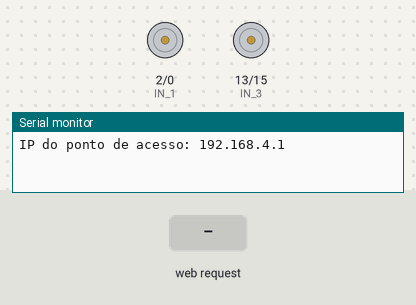
This sketch was run on a simulated ESP8266 (NodeMCU). Parts: motor-driver pin pairs drawn as motors (green arrow = first pin HIGH = forward, orange = second pin HIGH = backward, longer = more drive), the last lines printed to the serial monitor. Inputs (shaded band) come from the test bench.

Above: at 1.2 s.
1.3 s: HTTP request GET /?dir=F received
At 2.4 s:
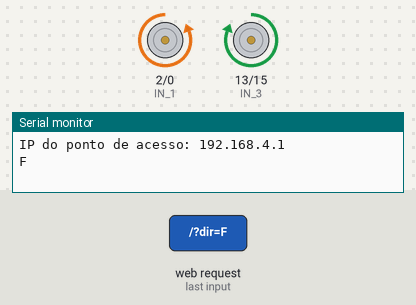
2.8 s: HTTP request GET /?dir=B received
At 3.6 s:
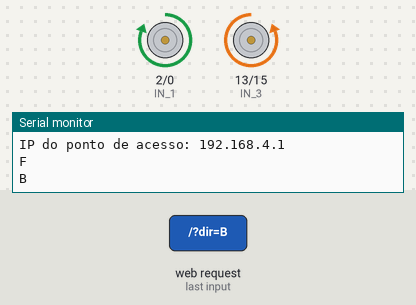
4.3 s: HTTP request GET /?dir=L received
At 4.8 s:
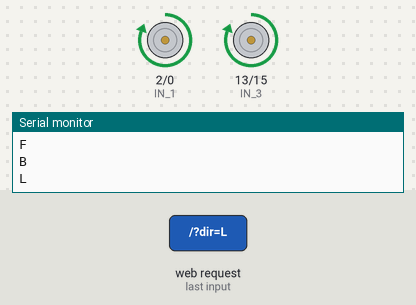
5.8 s: HTTP request GET /?dir=R received
At 7.1 s:
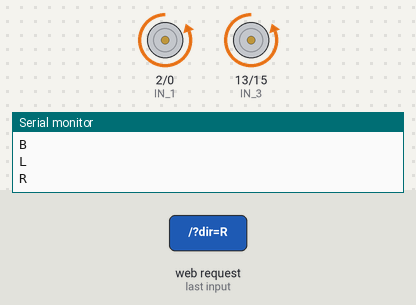
Timing chart, 0 to 8.3 s (numbered marks = the images above; inputs shaded):
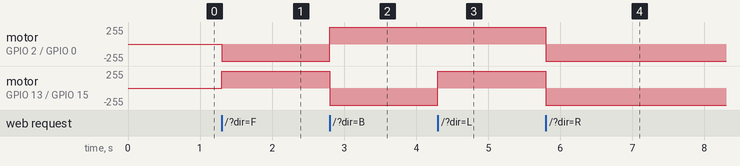

Measured:
- after the input at 1.3 s, motor on GPIO 2 (IN_1) / GPIO 0 (IN_2): stopped → backward 255/255 at once; motor on GPIO 13 (IN_3) / GPIO 15 (IN_4): stopped → forward 255/255 at once
- after the input at 2.8 s, motor on GPIO 2 (IN_1) / GPIO 0 (IN_2): backward 255/255 → forward 255/255 at once; motor on GPIO 13 (IN_3) / GPIO 15 (IN_4): forward 255/255 → backward 255/255 at once
- after the input at 4.3 s, motor on GPIO 13 (IN_3) / GPIO 15 (IN_4): backward 255/255 → forward 255/255 at once
- after the input at 5.8 s, motor on GPIO 2 (IN_1) / GPIO 0 (IN_2), motor on GPIO 13 (IN_3) / GPIO 15 (IN_4): forward 255/255 → backward 255/255 at once

The sketch:

NodeMCU_Carro_Wifi.ino
```cpp
#define IN_1  2           // Motor Esquerdo GPIO2(D4)
#define IN_2  0           // Motor Esquerdo GPIO0(D3)
#define IN_3  13          // Motor Direito  GPIO13(D7)
#define IN_4  15          // Motor Direito  GPIO15(D8)

#include <ESP8266WiFi.h>
#include <ESP8266WebServer.h>

String comando; // String que recebe os comandos.

const char* nome = "Carro Wifi";
ESP8266WebServer server(8080);

void setup() {

 pinMode(IN_1, OUTPUT);
 pinMode(IN_2, OUTPUT);
 pinMode(IN_3, OUTPUT);
 pinMode(IN_4, OUTPUT);

 Serial.begin(115200);

// Habilitando o ponto de acesso

  WiFi.mode(WIFI_AP);
  WiFi.softAP(nome); // Ponto de acesso sem senha
  IPAddress ip = WiFi.softAPIP();


// Iniciando servidor WEB
   server.on ( "/", HTTP_handleRoot );
   server.onNotFound ( HTTP_handleRoot );
   server.begin();

// Printa IP do Modo AP na serial
  Serial.print("IP do ponto de acesso: ");
  Serial.println(ip);
}

void frente(){

      digitalWrite(IN_4, LOW);
      digitalWrite(IN_3, HIGH);

      digitalWrite(IN_1, LOW);
      digitalWrite(IN_2, HIGH);
  }

void re(){

      digitalWrite(IN_4, HIGH);
      digitalWrite(IN_3, LOW);

      digitalWrite(IN_1, HIGH);
      digitalWrite(IN_2, LOW);
  }

void direita(){

      digitalWrite(IN_4, HIGH);
      digitalWrite(IN_3, LOW);

      digitalWrite(IN_1, LOW);
      digitalWrite(IN_2, HIGH);
  }

void esquerda(){

      digitalWrite(IN_4, LOW);
      digitalWrite(IN_3, HIGH);

      digitalWrite(IN_1, HIGH);
      digitalWrite(IN_2, LOW);
  }

void para(){

      digitalWrite(IN_4, LOW);
      digitalWrite(IN_3, LOW);

      digitalWrite(IN_1, LOW);
      digitalWrite(IN_2, LOW);
 }

void loop() {
      server.handleClient();
      comando = server.arg("dir");
      if (comando == "F"){
        frente();
      }else if (comando == "B"){
        re();
      }else if (comando == "L"){
        esquerda();
      }else if (comando == "R"){
        direita();
      }else if(comando == "S"){
        para();
      }
}

void HTTP_handleRoot(void) {

if( server.hasArg("dir") ){
    Serial.println(server.arg("dir"));
  }
  server.send ( 200, "text/html", "" );
  delay(1);
}
```
